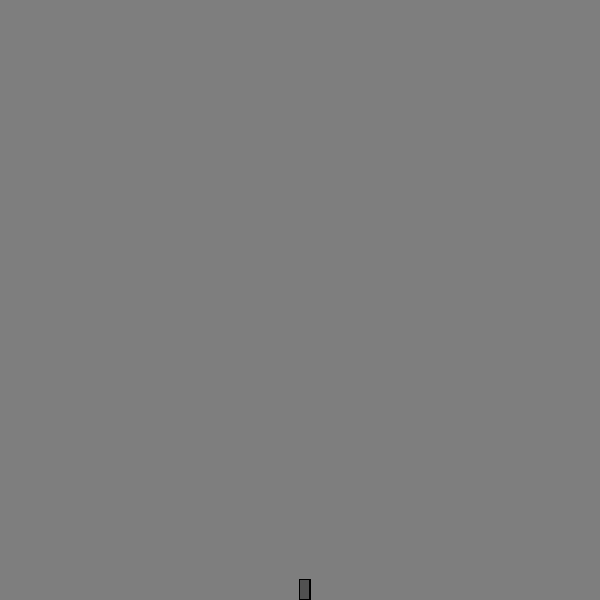
Frame 1 (no input)
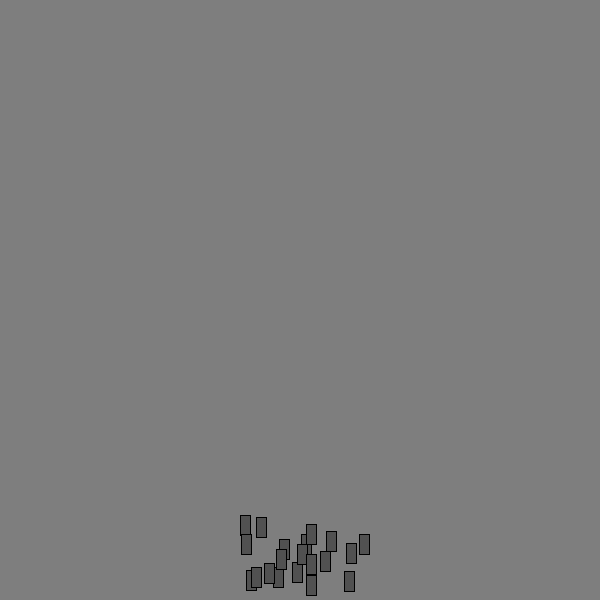
Frame 60 (the mouse pressed at the canvas centre just before this capture)
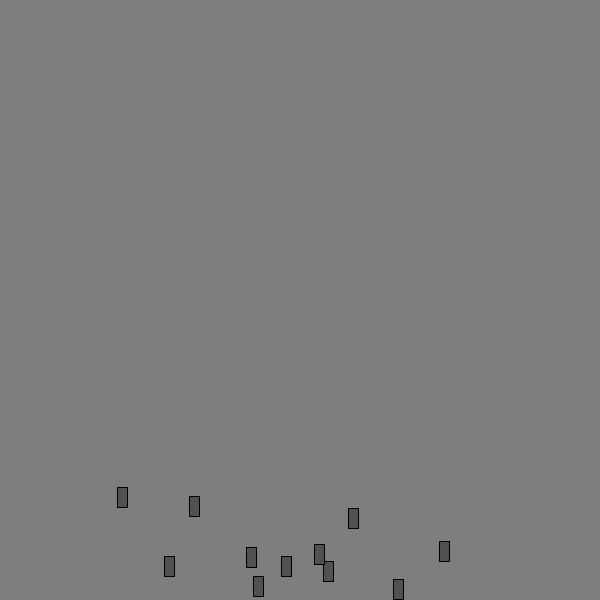
Frame 120 (the mouse held since frame 60 and released just before this capture)

The Processing sketch that drew these frames (run headless with seeded random() and noise(); from frame 60 on, the mouse is pressed at the canvas centre):

// Processing sketch: Main
// ── Main.pde
public ArrayList<Rocket> rockets = new ArrayList<Rocket>();
public color colorRocket = color(81, 81, 81);
public final PVector GRAVITY = new PVector(0, 0.0005);
//public final PVector WIND = new PVector(0.01, 0);
public int rocketWidth = 10;
public int rocketHeight = 20;

public void generateGen(int nb) {
  for (int i = 0; i < nb; i++) {
    rockets.add(new Rocket(width/2, height - rocketHeight, rocketWidth, rocketHeight));
  }
}

void setup() {
  size(600, 600);
}

void draw() {
  background(126, 126, 126);
  if(rockets.size() == 0){
    generateGen(20);
  }
  for (int i = 0; i < rockets.size(); i++) {
    rockets.get(i).update();
    rockets.get(i).render(colorRocket);
    rockets.get(i).collideEdge();
    rockets.get(i).applyForce(GRAVITY);
    if(rockets.get(i).onGround){
      rockets.remove(i);
    }
  }
}
// ── Rocket.pde
public class Rocket{
  public PVector pos;
  public PVector vel;
  public PVector acc;
  private float angle;
  private float angleVel;
  private float angleAcc;
  private float w;
  private float h;
  public boolean onGround = false;
  
  public Rocket(float x,float y,float w,float h,float dx,float dy,float xx,float yy){
    this.pos = new PVector(x,y);
    this.vel = new PVector(dx,dy);
    this.acc = new PVector(xx,yy);
    this.w = w;
    this.h = h;
  }
  
  public Rocket(float x,float y,float w,float h){
    this.acc = new PVector(random(-0.02,0.02),random(-0.02,0));
    this.vel = new PVector(random(-0.9,0.9),random(-0.8,0));
    this.pos = new PVector(x,y);
    this.w = w;
    this.h = h;
  }
  
  public void update(){
    this.pos.add(this.vel);
    this.vel.add(this.acc);
    this.angle += this.angleVel;
    this.angleVel += this.angleAcc;
  }
  
  public void render(color c){
    fill(c);
    pushMatrix();
    rect(this.pos.x,this.pos.y,this.w,this.h);
    popMatrix();
  }
  
  public void collideEdge(){
    if(this.pos.x + this.w > width){
      this.vel.x = 0;
      this.pos.x = width - this.w;
      this.acc.mult(0);
    }
    if(this.pos.x < 0){
      this.vel.x = 0;
      this.pos.x = 0;
      this.acc.mult(0);
    }
    if(this.pos.y < 0){
      this.vel.y = 0;
      this.pos.y = 0;
      this.acc.mult(0);
    }
    if(this.pos.y + this.h > height){
      this.vel.y = 0;
      this.pos.y = height - this.h;
      this.acc.mult(0);
      this.onGround = true;
    }
  }
  
  public void applyForce(PVector force){
    this.acc.add(force);
  }
  
  public float getAngle(){return this.angle;}
  public float getAngleVel(){return this.angleVel;}
  public float getAngleAcc(){return this.angleAcc;}
  public float getWidth(){return this.w;}
  public float getHeight(){return this.h;}
  public void setAngle(float angle){this.angle = angle;}
  public void setAngleVel(float angleVel){this.angleVel = angleVel;}
  public void setAngleAcc(float angleAcc){this.angleAcc = angleAcc;}
  public void setWidth(float w){this.w = w;}
  public void setHeight(float h){this.h = h;}
}
// ── Target.pde
public class Target{
  public PVector pos;
  private float r;
  
  public Target(){
  
  }
}
